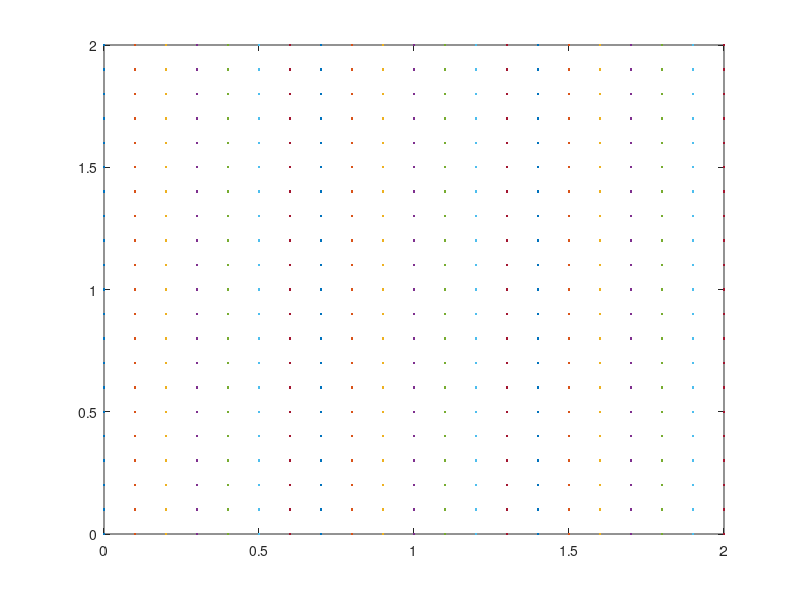

This chart was generated by the following MATLAB code: (Note: this script raises an error after producing the figure.)
clear;clc;close all
xPrecision = [0.1,0.1,2*pi/20,0.1];
[x,y] = meshgrid(0:xPrecision(1):2);
load('V.mat');
Min = [0,0,0,0];Precision =[0.1; 0.1; 2*pi/20; 0.1];


alpha = 0:xPrecision(4):2*pi;
v = 0:xPrecision(3):2;
dt = 0.1;
ph = 10;
% u
w = .7*[1;1;1;1;1;1;1;-2;-2;-4];
w = 1.5*ones(10,1);
a = [5;5;10;5;2;2;2;-12;-12;-12];

uPrecision = [0.1,1];
Uw = -3:uPrecision(1):3;
Ua = -15:uPrecision(2):10;


plot(x,y,'.')

%% Dynamic
X0 = [0,0,0,0];
X(1,:)  = dynamic (X0,a(1),w(1),dt);
Xshow(1,:) = discrete(X(1,:),xPrecision);
for k=1:10
X (k+1,:) = dynamic (X(k,:),a(k),w(k),dt)
Xshow(k+1,:) = discrete(X(k+1,:),xPrecision)
end
hold on;scatter(Xshow(:,1),Xshow(:,2),'ro')
figure;

%% Goal (from PF)
% [x,y,alpha,v]
% G1 = [2,0.8,0,0];
% G2 = [0,2,0,0];
% G3 = [1,0,0,0];
G1 = [1.3000    1.7000    1.6000         0];
G2 = [1,1,0,0];
G = [G1;G2];

%% start
L=length(Uw)*length(Ua);
P=zeros(L,10,2*2*2);
Beta = [1 10];
PBeta = [0.5,0.5,0.5,0.5];
Gamma = [0.9 0.99];
PGamma = [0.5,0.5];
% weight of particles for goal position
WG = [0.5,0.5];
for k=1:10
    % prediction of u before observation
    for m=1:length(Beta)
        beta = Beta(m);
        for n=1:length(Gamma)
            gamma = Gamma(n);
            for i=1:size(G,1)
                G1 = G(i,:);
               % [Q,U] = evaluateQ(X(k,:),Uw,Ua,dt,G1,gamma);
               [Q,U ] = evaluateQ2(phi,Min,Precision,X,Uw,Ua,dt,G(2,:),gamma);
                % i > m > n :MSB
                P(:,k,4*(n-1)+2*(m-1)+i) = evaluateP(Q,beta);
            end
        end
    end
    
    % update state after observing u
    u = [w(k),a(k)];
    ia = find(U(:,1)==w(k));
    ib = find(U(:,2)==a(k));
    for t=1:length(ia)
        aa=find(ib==ia(t));
        if(~isempty(aa))
            break;
        end
    end
    ind = ib(aa);
    % update gamma
    % Find the Q for the observed u
    [Q1,U1] = evaluateQ2(phi,Min,Precision,X(k,:),u(1),u(2),dt,G1,Gamma(1));
    [Q2,U2] = evaluateQ2(phi,Min,Precision,X(k,:),u(1),u(2),dt,G1,Gamma(2));
    % expected
    PP = [PBeta(1)*WG(1) PBeta(1)*WG(2) PBeta(2)*WG(1) PBeta(2)*WG(2)];
    Pu1 = sum([P(ind,k,1) P(ind,k,2) P(ind,k,3) P(ind,k,4)].*PP);
    Pu2 = sum([P(ind,k,5) P(ind,k,6) P(ind,k,7) P(ind,k,8)].*PP);
    PGamma(1) = PGamma(1)*Pu1/(PGamma(1)*Pu1+PGamma(2)*Pu2);
    PGamma(2) = PGamma(2)*Pu2/(PGamma(1)*Pu1+PGamma(2)*Pu2);
    % save purpose only
    PG(k,1) = PGamma(1);
    PG(k,2) = PGamma(2);
    
    % update beta
    % Find the Q for the observed u
    [Q1,U1] = evaluateQ2(phi,Min,Precision, X(k,:),u(1),u(2),dt,G1,Gamma(1));
    [Q2,U2] = evaluateQ2(phi,Min,Precision, X(k,:),u(1),u(2),dt,G1,Gamma(2));
    PP = [PGamma(1)*WG(1) PGamma(1)*WG(2) PGamma(2)*WG(1) PGamma(2)*WG(2)];
    Pu1g1 = sum([P(ind,k,1) P(ind,k,5)].*[PGamma(1) PGamma(2)]*WG(1));
    Pu1g2 = sum([P(ind,k,2) P(ind,k,6)].*[PGamma(1) PGamma(2)]*WG(2));
    Pu2g1 = sum([P(ind,k,3) P(ind,k,7)].*[PGamma(1) PGamma(2)]*WG(1));
    Pu2g2 = sum([P(ind,k,4) P(ind,k,8)].*[PGamma(1) PGamma(2)]*WG(2));
    sm = sum(PBeta.*[Pu1g1 Pu1g2 Pu2g1 Pu2g2]);
    PBeta(1) = PBeta(1)*Pu1g1/(sm);
    PBeta(2) = PBeta(2)*Pu1g2/(sm);
    PBeta(3) = PBeta(3)*Pu2g1/(sm);
    PBeta(4) = PBeta(4)*Pu2g2/(sm);
    % save purpose only
    PB(k,1) = PBeta(1);
    PB(k,2) = PBeta(2);
    PB(k,3) = PBeta(3);
    PB(k,4) = PBeta(4);
    
    % update g
    WG(1) = PBeta(1);
    WG(2) = PBeta(2);
    % new goal sampling from goal distribution
    
    % expected position in 3 step ahead (dynamic)
    
    
end
[~,i]=max(P(:,:,1));
ff=U(i,:);
subplot(211);plot(ff(:,1));
hold on; plot(w,'r');
subplot(212);plot(ff(:,2));
hold on; plot(a,'r');
figure;
[~,i]=max(P(:,:,2));
ff=U(i,:);
subplot(211);plot(ff(:,1));
hold on; plot(w,'r');
subplot(212);plot(ff(:,2));
hold on; plot(a,'r');
figure;
subplot(221);plot(PB(:,1))
title('Probability of Beta')
ylabel('Beta = 1, G= g1')
subplot(222);plot(PB(:,2))
ylabel('Beta = 1, G= g2')
subplot(223);plot(PB(:,3))
ylabel('Beta = 10, G= g1')
subplot(224);plot(PB(:,4))
ylabel('Beta = 10, G= g2')

figure;
subplot(211);plot(PG(:,1))
ylabel('gamma = 0.9')
title('Probability of Gamma')
subplot(212);plot(PG(:,2))
ylabel('gamma = 0.99')

